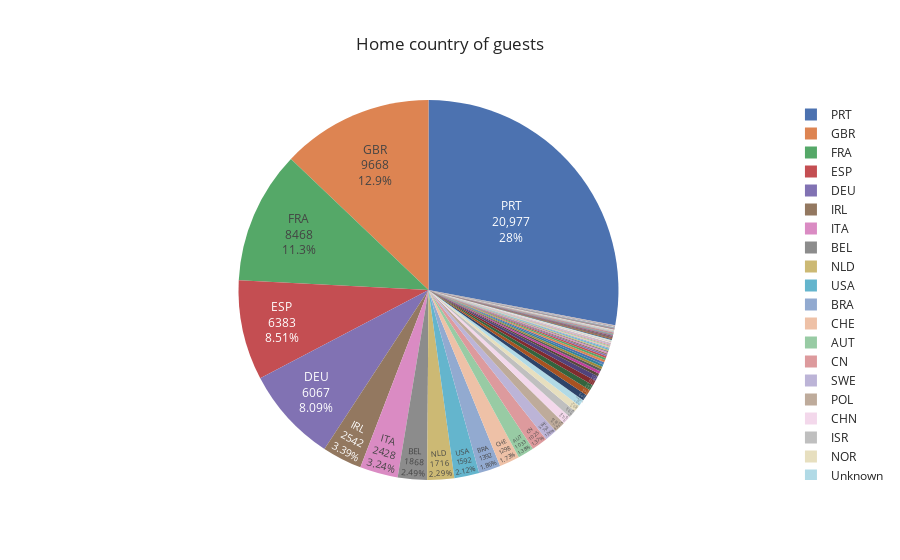

Source (notebook cell):
### Code cell
#get number of acutal guests by country
country_data = pd.DataFrame(dataset1.loc[dataset1["is_canceled"] == 0]["country"].value_counts())
#country_data.index.name = "country"
country_data.rename(columns={"country": "Number of Guests"}, inplace=True)
total_guests = country_data["Number of Guests"].sum()
country_data["Guests in %"] = round(country_data["Number of Guests"] / total_guests * 100, 2)
country_data["country"] = country_data.index
#country_data.loc[country_data["Guests in %"] < 2, "country"] = "Other"

# pie plot
fig = px.pie(country_data,
             values="Number of Guests",
             names="country",
             title="Home country of guests",
             template="seaborn")
fig.update_traces(textposition="inside", textinfo="value+percent+label")
fig.show()

### Figure 1 — Plotly figure (JSON) as saved in the notebook; plotly's stock layout.template omitted (floating-point values rounded to 4 significant figures; data arrays with more than 128 entries replaced by an {"elided": "..."} marker saying what was removed)
{"data": [{"domain": {"x": [0, 1], "y": [0, 1]}, "hovertemplate": "country=%{label}<br>Number of Guests=%{value}<extra></extra>", "labels": {"elided": "166 str values"}, "legendgroup": "", "name": "", "showlegend": true, "textinfo": "value+percent+label", "textposition": "inside", "type": "pie", "values": {"elided": "166 int values"}}], "layout": {"legend": {"tracegroupgap": 0}, "title": {"text": "Home country of guests"}}}
